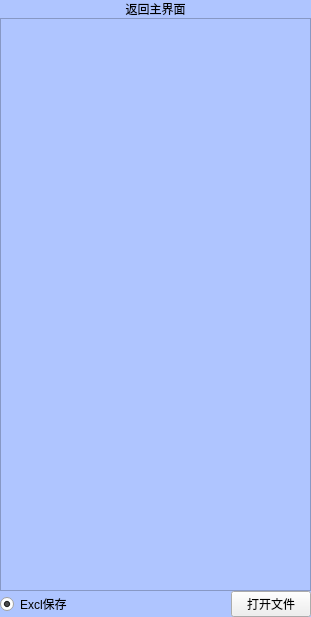
<?xml version="1.0" encoding="UTF-8"?>
<ui version="4.0">
 <class>Form</class>
 <widget class="QWidget" name="Form">
  <property name="geometry">
   <rect>
    <x>0</x>
    <y>0</y>
    <width>311</width>
    <height>617</height>
   </rect>
  </property>
  <property name="contextMenuPolicy">
   <enum>Qt::NoContextMenu</enum>
  </property>
  <property name="windowTitle">
   <string>Form</string>
  </property>
  <property name="windowIcon">
   <iconset resource="rc.qrc">
    <normaloff>:/image/title.png</normaloff>:/image/title.png</iconset>
  </property>
  <property name="styleSheet">
   <string notr="true">QWidget#Form{background-color:rgb(175, 197, 255)}</string>
  </property>
  <layout class="QVBoxLayout" name="verticalLayout_4">
   <property name="spacing">
    <number>0</number>
   </property>
   <property name="leftMargin">
    <number>0</number>
   </property>
   <property name="topMargin">
    <number>0</number>
   </property>
   <property name="rightMargin">
    <number>0</number>
   </property>
   <property name="bottomMargin">
    <number>0</number>
   </property>
   <item>
    <layout class="QVBoxLayout" name="verticalLayout">
     <property name="spacing">
      <number>0</number>
     </property>
     <item>
      <widget class="QPushButton" name="pushButton">
       <property name="layoutDirection">
        <enum>Qt::LeftToRight</enum>
       </property>
       <property name="styleSheet">
        <string notr="true">QPushButton#pushButton{
   /* 前景色 */
    color:rgb(0, 0, 0);
    /* 边框风格 */
    border-style:outset;
}</string>
       </property>
       <property name="text">
        <string>返回主界面</string>
       </property>
       <property name="icon">
        <iconset resource="rc.qrc">
         <normaloff>:/image/back.png</normaloff>:/image/back.png</iconset>
       </property>
      </widget>
     </item>
    </layout>
   </item>
   <item>
    <layout class="QVBoxLayout" name="verticalLayout_2">
     <property name="spacing">
      <number>0</number>
     </property>
     <item>
      <widget class="QTextBrowser" name="textBrowser">
       <property name="contextMenuPolicy">
        <enum>Qt::NoContextMenu</enum>
       </property>
       <property name="styleSheet">
        <string notr="true">QTextBrowser#textBrowser{background-color:rgb(175, 197, 255)}</string>
       </property>
       <property name="verticalScrollBarPolicy">
        <enum>Qt::ScrollBarAlwaysOff</enum>
       </property>
       <property name="horizontalScrollBarPolicy">
        <enum>Qt::ScrollBarAlwaysOff</enum>
       </property>
      </widget>
     </item>
    </layout>
   </item>
   <item>
    <layout class="QHBoxLayout" name="horizontalLayout_2">
     <property name="spacing">
      <number>0</number>
     </property>
     <item>
      <widget class="QRadioButton" name="radioButton_2">
       <property name="text">
        <string>Excl保存</string>
       </property>
       <property name="checked">
        <bool>true</bool>
       </property>
      </widget>
     </item>
     <item>
      <spacer name="horizontalSpacer">
       <property name="orientation">
        <enum>Qt::Horizontal</enum>
       </property>
       <property name="sizeHint" stdset="0">
        <size>
         <width>40</width>
         <height>20</height>
        </size>
       </property>
      </spacer>
     </item>
     <item>
      <widget class="QPushButton" name="pushButtonOpen">
       <property name="text">
        <string>打开文件</string>
       </property>
      </widget>
     </item>
    </layout>
   </item>
  </layout>
 </widget>
 <resources>
  <include location="rc.qrc"/>
 </resources>
 <connections/>
</ui>
